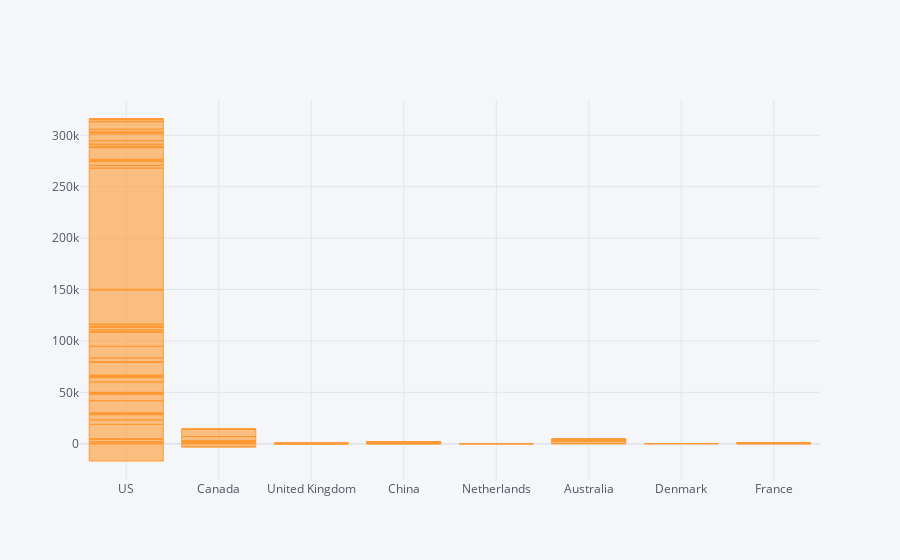

The cell this chart's notebook holds for it:
### Code cell
df.iplot(kind='bar',x='country_region',y='total_active_cases')

### Figure 1 — Plotly figure (JSON) as saved in the notebook; plotly's stock layout.template omitted (floating-point values rounded to 4 significant figures; data arrays with more than 128 entries replaced by an {"elided": "..."} marker saying what was removed)
{"data": [{"marker": {"color": "rgba(255, 153, 51, 0.6)", "line": {"color": "rgba(255, 153, 51, 1.0)", "width": 1}}, "name": "total_active_cases", "orientation": "v", "text": "", "type": "bar", "x": {"elided": "141 str values"}, "y": {"elided": "141 int values"}}], "layout": {"legend": {"bgcolor": "#F5F6F9", "font": {"color": "#4D5663"}}, "paper_bgcolor": "#F5F6F9", "plot_bgcolor": "#F5F6F9", "title": {"font": {"color": "#4D5663"}}, "xaxis": {"gridcolor": "#E1E5ED", "showgrid": true, "tickfont": {"color": "#4D5663"}, "title": {"font": {"color": "#4D5663"}, "text": ""}, "zerolinecolor": "#E1E5ED"}, "yaxis": {"gridcolor": "#E1E5ED", "showgrid": true, "tickfont": {"color": "#4D5663"}, "title": {"font": {"color": "#4D5663"}, "text": ""}, "zerolinecolor": "#E1E5ED"}}}
